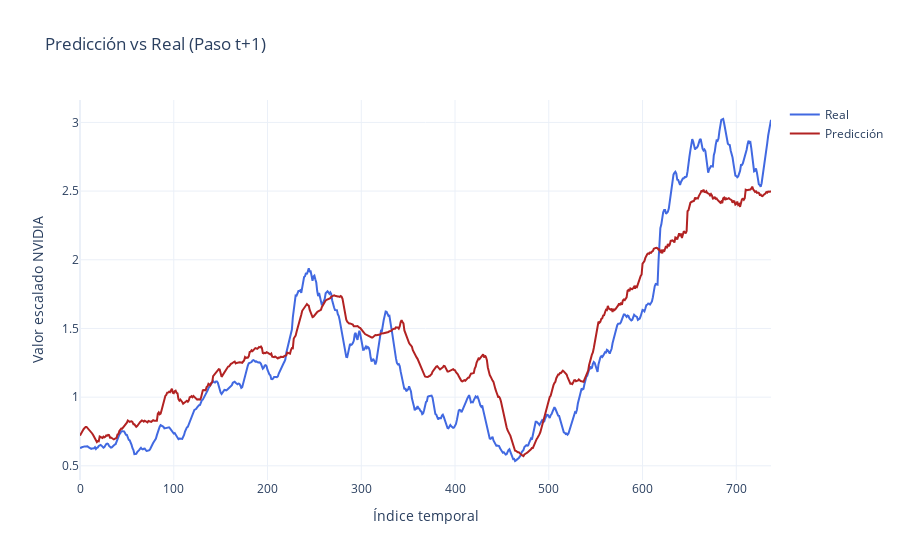

The notebook cell this image was saved under:
### Code cell
# one step

fig = go.Figure()

fig.add_trace(go.Scatter(
    y = y_val[:,0], 
    mode='lines',
    name='Real',
    line = dict(color ='royalblue')
))

fig.add_trace(go.Scatter(
    y=y_pred[:,0],
    mode='lines',
    name='Predicción',
    line=dict(color='firebrick')
))

fig.update_layout(
    title="Predicción vs Real (Paso t+1)",
    xaxis_title="Índice temporal",
    yaxis_title="Valor escalado NVIDIA",
    template="plotly_white"
)

fig.show()

### Figure 1 — Plotly figure (JSON) as saved in the notebook; plotly's stock layout.template omitted (floating-point values rounded to 4 significant figures; data arrays with more than 128 entries replaced by an {"elided": "..."} marker saying what was removed)
{"data": [{"line": {"color": "royalblue"}, "mode": "lines", "name": "Real", "type": "scatter", "y": {"elided": "738 float values"}}, {"line": {"color": "firebrick"}, "mode": "lines", "name": "Predicción", "type": "scatter", "y": {"elided": "738 float values"}}], "layout": {"title": {"text": "Predicción vs Real (Paso t+1)"}, "xaxis": {"title": {"text": "Índice temporal"}}, "yaxis": {"title": {"text": "Valor escalado NVIDIA"}}}}
